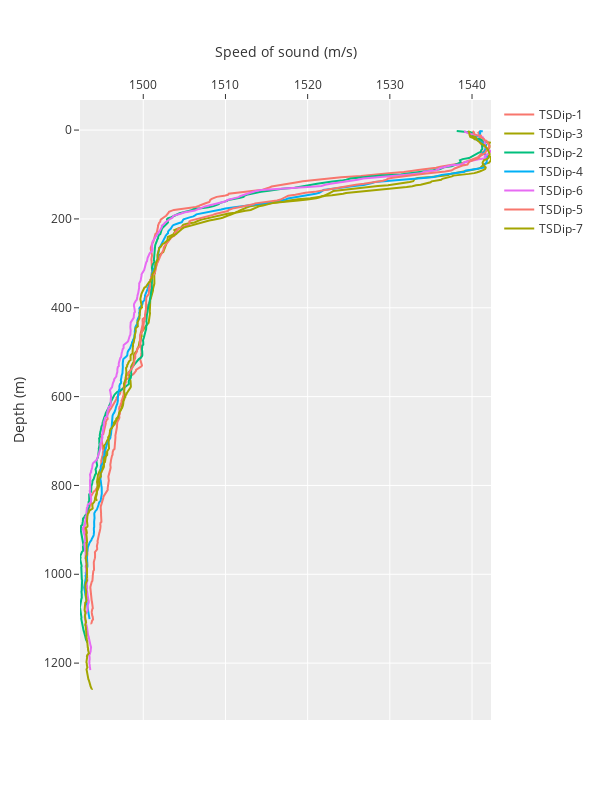

Source (notebook cell):
### Code cell
fig = go.Figure()

for csv in f.glob("*.csv"):
    fig.add_traces(
        px.line(pd.read_csv(csv), x="SoS", y="Depth")
        .update_traces(line_color=None, showlegend=True, name=csv.name[0:7])
        .data
    )
    
fig.update_yaxes(autorange="reversed")

fig.update_layout(
    xaxis={'side':'top'},
    xaxis_title="Speed of sound (m/s)",
    yaxis_title="Depth (m)",
    template='ggplot2',
    height=800,
    width=600,
    
    
)    


fig

### Figure 1 — Plotly figure (JSON) as saved in the notebook; plotly's stock layout.template omitted (floating-point values rounded to 4 significant figures; data arrays with more than 128 entries replaced by an {"elided": "..."} marker saying what was removed)
{"data": [{"hovertemplate": "SoS=%{x}<br>Depth=%{y}<extra></extra>", "legendgroup": "", "line": {"dash": "solid"}, "marker": {"symbol": "circle"}, "mode": "lines", "name": "TSDip-1", "orientation": "v", "showlegend": true, "type": "scatter", "x": {"elided": "532 float values"}, "xaxis": "x", "y": {"elided": "532 float values"}, "yaxis": "y"}, {"hovertemplate": "SoS=%{x}<br>Depth=%{y}<extra></extra>", "legendgroup": "", "line": {"dash": "solid"}, "marker": {"symbol": "circle"}, "mode": "lines", "name": "TSDip-3", "orientation": "v", "showlegend": true, "type": "scatter", "x": {"elided": "407 float values"}, "xaxis": "x", "y": {"elided": "407 float values"}, "yaxis": "y"}, {"hovertemplate": "SoS=%{x}<br>Depth=%{y}<extra></extra>", "legendgroup": "", "line": {"dash": "solid"}, "marker": {"symbol": "circle"}, "mode": "lines", "name": "TSDip-2", "orientation": "v", "showlegend": true, "type": "scatter", "x": {"elided": "541 float values"}, "xaxis": "x", "y": {"elided": "541 float values"}, "yaxis": "y"}, {"hovertemplate": "SoS=%{x}<br>Depth=%{y}<extra></extra>", "legendgroup": "", "line": {"dash": "solid"}, "marker": {"symbol": "circle"}, "mode": "lines", "name": "TSDip-4", "orientation": "v", "showlegend": true, "type": "scatter", "x": {"elided": "581 float values"}, "xaxis": "x", "y": {"elided": "581 float values"}, "yaxis": "y"}, {"hovertemplate": "SoS=%{x}<br>Depth=%{y}<extra></extra>", "legendgroup": "", "line": {"dash": "solid"}, "marker": {"symbol": "circle"}, "mode": "lines", "name": "TSDip-6", "orientation": "v", "showlegend": true, "type": "scatter", "x": {"elided": "548 float values"}, "xaxis": "x", "y": {"elided": "548 float values"}, "yaxis": "y"}, {"hovertemplate": "SoS=%{x}<br>Depth=%{y}<extra></extra>", "legendgroup": "", "line": {"dash": "solid"}, "marker": {"symbol": "circle"}, "mode": "lines", "name": "TSDip-5", "orientation": "v", "showlegend": true, "type": "scatter", "x": {"elided": "531 float values"}, "xaxis": "x", "y": {"elided": "531 float values"}, "yaxis": "y"}, {"hovertemplate": "SoS=%{x}<br>Depth=%{y}<extra></extra>", "legendgroup": "", "line": {"dash": "solid"}, "marker": {"symbol": "circle"}, "mode": "lines", "name": "TSDip-7", "orientation": "v", "showlegend": true, "type": "scatter", "x": {"elided": "998 float values"}, "xaxis": "x", "y": {"elided": "998 float values"}, "yaxis": "y"}], "layout": {"height": 800, "width": 600, "xaxis": {"autorange": true, "range": [1492.0, 1542.0], "side": "top", "title": {"text": "Speed of sound (m/s)"}, "type": "linear"}, "yaxis": {"autorange": true, "range": [1328.0, -67.7], "title": {"text": "Depth (m)"}, "type": "linear"}}}
